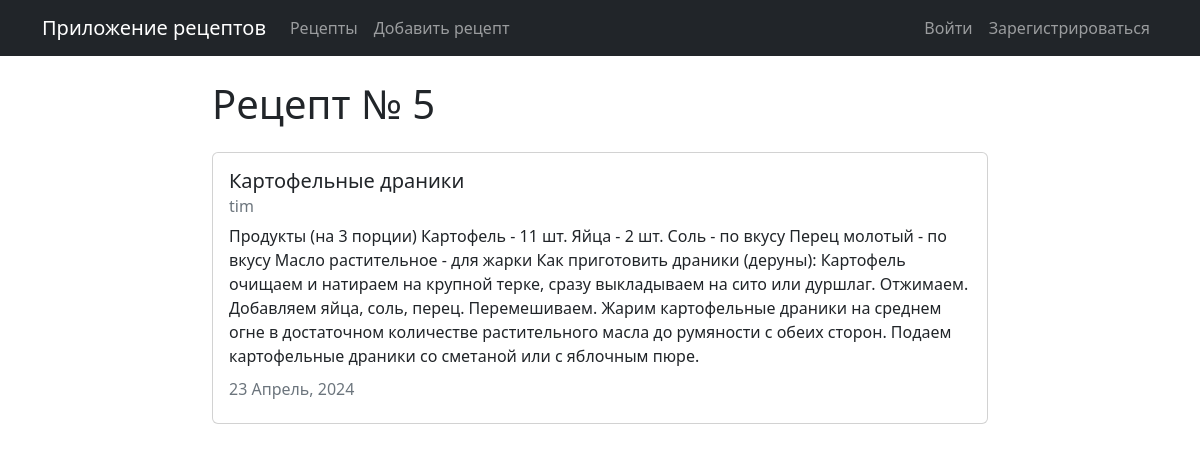
Page /main/recipe/5 on the committed database.
### recipes/models.py (models this page shows, shortened)
class Recipe(models.Model):
    title = models.CharField(max_length=100, verbose_name='Название рецепта')
    description = models.TextField(verbose_name='Описание рецепта')
    author = models.ForeignKey(User, on_delete=models.CASCADE)
    created_at = models.DateTimeField(auto_now_add=True)
    updated_at = models.DateTimeField(auto_now=True)
    class Meta:
        verbose_name = 'Рецепт'
        verbose_name_plural = 'Рецепты'

### recipes/views.py (the view)
# urls.py: path('recipe/<int:pk>', views.RecipeDetailView.as_view(), name="recipes-detail"),
class RecipeDetailView(DetailView):
    model = Recipe

### templates/recipes/recipe_detail.html (shortened to what this page needs)
{% extends "flatpages/default.html" %}
{% block content %}
<h1>Рецепт № {{object.id}}</h1>
<div class="card my-4">
  <div class="card-body">
    <h5 class="card-title">{{ object.title }}</h5>
    <h6 class="card-subtitle mb-2 text-muted">{{ object.author }}</h6>
    <p class="card-text">{{ object.description }}</p>
    <h6 class="card-subtitle mb-2 text-muted">
      {{ object.updated_at|date:"d F, Y" }}
    </h6>
  </div>
</div>
{% endblock content %}

### rows in the picture
Recipe: id "5", title "Картофельные драники", author "tim", description "Продукты (на 3 порции) Картофель - 11 шт. Яйца - 2 шт. Соль - по вкусу Перец молотый - по вкусу Масло растительное - для жарки Как приготовить драники (деруны): Картофель очищаем и натираем на крупной терке, сразу выкладываем на сито или дуршлаг. Отжимаем. Добавляем яйца, соль, перец. Перемешиваем. Жарим картофельные драники на среднем огне в достаточном количестве растительного масла до румяности с обеих сторон. Подаем картофельные драники со сметаной или с яблочным пюре.", updated_at "23 Апрель, 2024"
